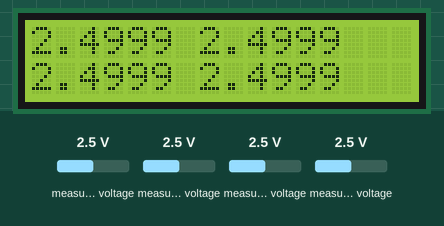
This program was run on a simulated ESP8266 (Wemos D1 mini). On the bench: 16×2 character LCD. Inputs (shaded band) come from the test bench; at power-on: measured voltage 2.5 V. What the program prints to the serial monitor is not drawn.

Above: at 1.2 s.
1.3 s: measured voltage (sensor 200) set to 0.1 V
At 3.1 s:
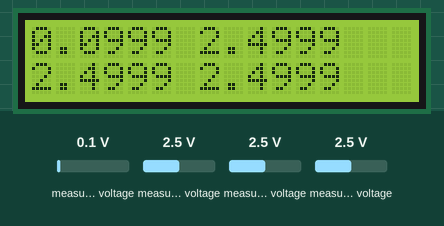
4.1 s: measured voltage (sensor 201) set to 0.1 V
At 6.0 s:
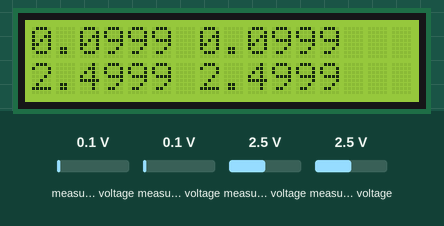
6.7 s: measured voltage (sensor 202) set to 0.1 V
At 8.9 s:
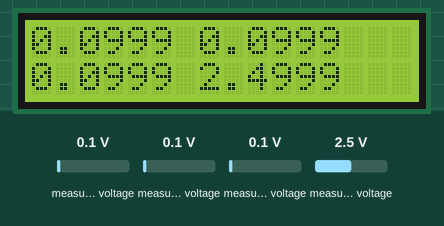
9.2 s: measured voltage (sensor 203) set to 0.1 V
At 11.5 s:
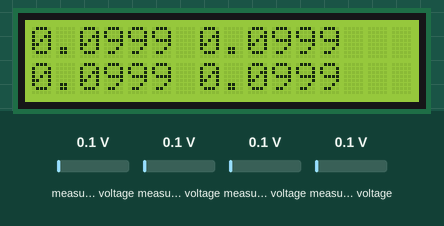
11.8 s: measured voltage (sensor 200) set to 1.2 V
At 13.4 s:
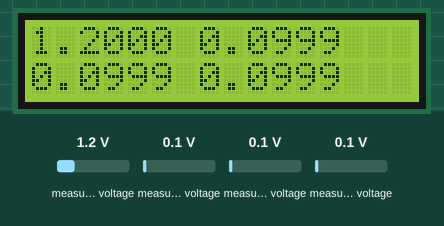
14.4 s: measured voltage (sensor 201) set to 1.2 V
At 16.3 s:
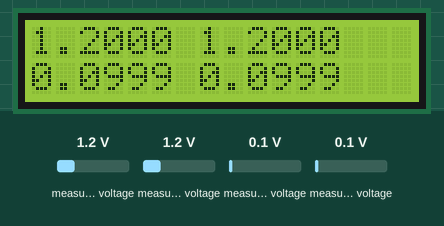
Timing chart, 0 to 17.8 s (numbered marks = the images above; inputs shaded):
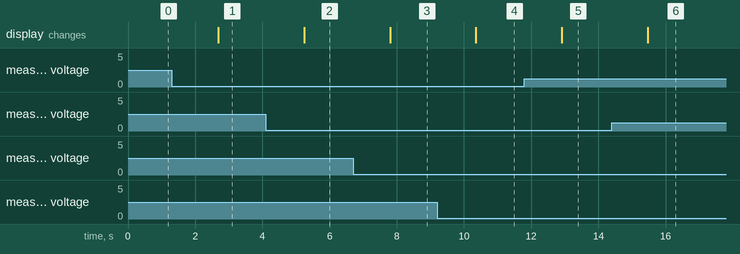

Measured:
- after the input at 1.3 s, the display: changes after 1.4 s (image 1)
- after the input at 4.1 s, the display: changes after 1.1 s (image 2)
- after the input at 6.7 s, the display: changes after 1.1 s (image 3)
- after the input at 9.2 s, the display: changes after 1.2 s (image 4)
- after the input at 11.8 s, the display: changes after 1.1 s (image 5)
- after the input at 14.4 s, the display: changes after 1.1 s (image 6)

The program:

main.cpp
```cpp
#include "main.h"

// ***** ADS1115 ***** //
// Адрес микросхемы
// 0x48 - ADDR pin connected to GROUND (default)
// 0x49 - ADDR pin connected to VDD
// 0x4A - ADDR pin connected to SDA
// 0x4B - ADDR pin connected to SCL
//
// Настройка входного делителя, в зависимости от максимального входного
// напряжения
//                                  Vin MAX         ADS1115
// GAIN_TWOTHIRDS  // 2/3x gain +/- 6.144V  1 bit = 0.1875 mV (default)
// GAIN_ONE        // 1x gain   +/- 4.096V  1 bit = 0.125 mV
// GAIN_TWO        // 2x gain   +/- 2.048V  1 bit = 0.0625 mV
// GAIN_FOUR       // 4x gain   +/- 1.024V  1 bit = 0.03125 mV
// GAIN_EIGHT      // 8x gain   +/- 0.512V  1 bit = 0.015625 mV
// GAIN_SIXTEEN    // 16x gain  +/- 0.256V  1 bit = 0.0078125 mV
#define ADS1115_GAIN GAIN_TWOTHIRDS
Adafruit_ADS1115 ads;
LiquidCrystal_I2C lcd(0x27, 16, 2);

/* ~~~~~~~~~~~~~~~~~~~~~~~~~~~~~~~~~~~~~~~~~~~~~~~~~~ */
/*                        MAIN                        */
/* ~~~~~~~~~~~~~~~~~~~~~~~~~~~~~~~~~~~~~~~~~~~~~~~~~~ */
void setup(void) {
  Serial.begin(115200);
  initLCD();
  initADS1115();
}

void loop(void) {
  printADS1115();

  delay(2500);
}

/* ~~~~~~~~~~~~~~~~~~~~~~~~~~~~~~~~~~~~~~~~~~~~~~~~~~ */
/*                     FUNCTIONS                      */
/* ~~~~~~~~~~~~~~~~~~~~~~~~~~~~~~~~~~~~~~~~~~~~~~~~~~ */

void initLCD() {
  lcd.init();
  lcd.backlight();
}

void initADS1115() {
  Serial.print("\nInitializing ADS1115 - ");
  if (!ads.begin(0x48)) {
    Serial.print("Failed to initialize ADS. Please restart.");
    while (1)
      ;
  }
  ads.setGain(ADS1115_GAIN);
  Serial.println("OK");
}

void printADS1115() {
  int16_t raw;
  raw = ads.readADC_SingleEnded(0);
  int16_t adc0 = raw <= 0 ? 0 : raw;
  float voltsA0 = ads.computeVolts(adc0);

  raw = ads.readADC_SingleEnded(1);
  int16_t adc1 = raw <= 0 ? 0 : raw;
  float voltsA1 = ads.computeVolts(adc1);

  raw = ads.readADC_SingleEnded(2);
  int16_t adc2 = raw <= 0 ? 0 : raw;
  float voltsA2 = ads.computeVolts(adc2);

  raw = ads.readADC_SingleEnded(3);
  int16_t adc3 = raw <= 0 ? 0 : raw;
  float voltsA3 = ads.computeVolts(adc3);

  Serial.print("A0:\t" + String(adc0) + "\t" + String(voltsA0, 4) + "\n");
  Serial.print("A1:\t" + String(adc1) + "\t" + String(voltsA1, 4) + "\n");
  Serial.print("A2:\t" + String(adc2) + "\t" + String(voltsA2, 4) + "\n");
  Serial.print("A3:\t" + String(adc3) + "\t" + String(voltsA3, 4) + "\n\n");

  lcd.setCursor(0, 0);
  lcd.print(String(voltsA0, 4) + " " + String(voltsA1, 4));
  lcd.setCursor(0, 1);
  lcd.print(String(voltsA2, 4) + " " + String(voltsA3, 4));
}
```

main.h
```cpp
#ifndef DIY_LGT8F328P_ADS1115_LCD1602_MATH_H_
#define DIY_LGT8F328P_ADS1115_LCD1602_MATH_H_

#include <Adafruit_ADS1X15.h>
#include <Arduino.h>
#include <LiquidCrystal_I2C.h>
#include <SPI.h>

void initLCD();
void initADS1115();
void printADS1115();

#endif  // DIY_LGT8F328P_ADS1115_LCD1602_MATH_H_
```
